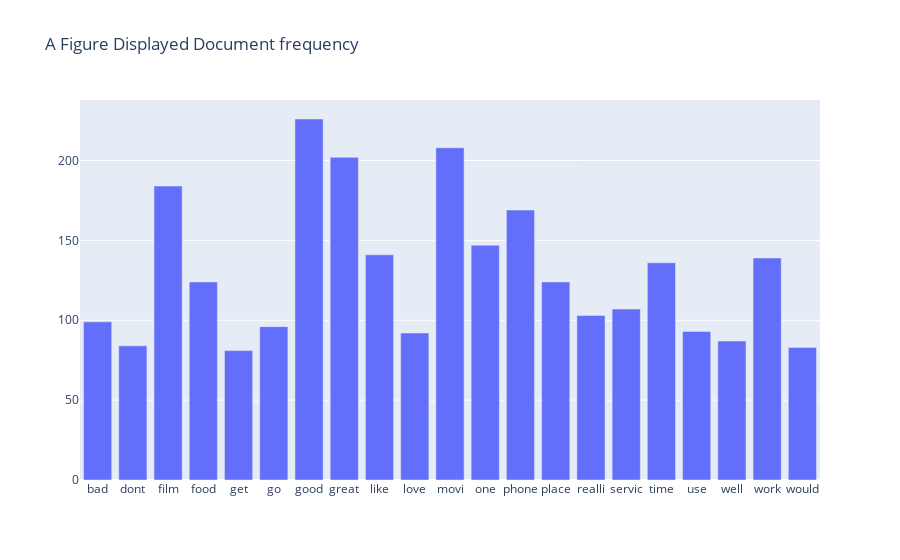

Source (notebook cell):
### Code cell
x_list = []
y_list = []
for x, y in zip(count_vect.get_feature_names_out(), term_frequencies):
    if y > 80:                  # Length is 21
        x_list.append(x)
        y_list.append(y)

fig = go.Figure(
    data=[go.Bar(x=x_list, 
                 y=y_list)],
    layout_title_text="A Figure Displayed Document frequency"
)

fig.show()

### Figure 1 — Plotly figure (JSON) as saved in the notebook; plotly's stock layout.template omitted (floating-point values rounded to 4 significant figures)
{"data": [{"type": "bar", "x": ["bad", "dont", "film", "food", "get", "go", "good", "great", "like", "love", "movi", "one", "phone", "place", "realli", "servic", "time", "use", "well", "work", "would"], "y": [99, 84, 184, 124, 81, 96, 226, 202, 141, 92, 208, 147, 169, 124, 103, 107, 136, 93, 87, 139, 83]}], "layout": {"title": {"text": "A Figure Displayed Document frequency"}}}
